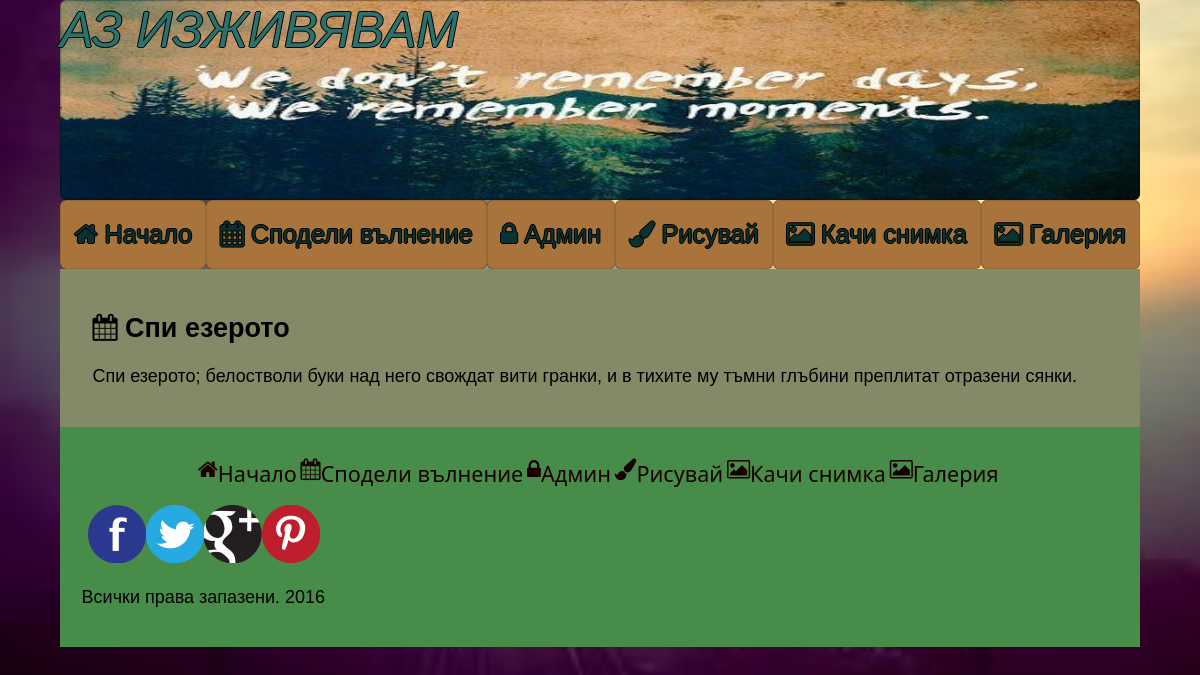
The app's page /admin/show/6 with its own data.
### tables this page shows
CREATE TABLE `moment` (
  `id` int(10) NOT NULL,
  `name` varchar(300) NOT NULL,
  `category` varchar(300) NOT NULL,
  `description` text NOT NULL,
  `published` date NOT NULL,
  `date_deleted` date DEFAULT NULL
);

### application/libraries/Template.php (called while the page is built)
<?php if ( ! defined('BASEPATH')) exit('No direct script access allowed');
class Template {
		var $template_data = array();
		function set($name, $value)
		{
			$this->template_data[$name] = $value;
		}
		function load($template = '', $view = '' , $view_data = array(), $return = FALSE)
		{
			$this->CI =& get_instance();
			$this->set('contents', $this->CI->load->view($view, $view_data, TRUE));
			return $this->CI->load->view($template, $this->template_data, $return);
		}
}

### application/controllers/admin.php (called while the page is built, shortened)
<?php
class Admin extends CI_Controller
{
  public function show($id) {
    $result = $this->adminmodel->showMore($id);
    $this->template->set('title', 'Контролен панел');
      $this->template->load('layouts/default', 'admin-show', compact('result'));
  }
}

### index.php (called while the page is built, shortened)
<?php
require_once BASEPATH.'core/CodeIgniter.php';

### application/models/adminmodel.php (called while the page is built, shortened)
<?php
class adminmodel extends CI_Model
{
  function showMore ($id) {
    $result = $this->db->query("SELECT * FROM `moment` WHERE `id`=?", [$id]);
    return $result->result();
  }
}

### application/views/admin-show.php (the view)
<?php if (isset($result)): ?>
<p>
  <?php foreach ($result as $key => $value): ?>
    <h2><i class="fa fa-calendar" aria-hidden="true"></i> <?= $result[$key]->name ?></a></h2>
    <p><?= $result[$key]->description ?></p>
  <?php endforeach; ?>
</p>
<?php else: ?>
<p>Няма такъв запис.</p>
<?php endif; ?>

### assets/layout/main.css (style rules this page uses)
html { box-sizing: border-box; }
*, *::before, *::after { box-sizing: inherit; }
body { font-size: 18px; font-family: Calibri Light, Calibri, Verdana, Arial, sans-serif; background: url('../images/main-background.jpg') no-repeat fixed; background-size: 100% 100%; }

### records on screen
moment: name "Спи езерото", description "Спи езерото; белостволи буки над него свождат вити гранки, и в тихите му тъмни глъбини преплитат отразени сянки."
